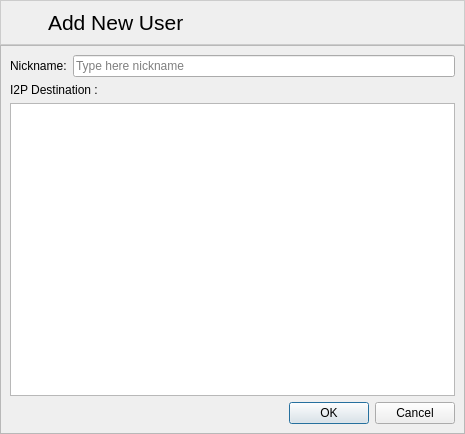
<?xml version="1.0" encoding="UTF-8"?>
<ui version="4.0">
<class>NewUserWindow</class>
 <widget class="QDialog" name="NewUserWindow">
   <property name="geometry">
    <rect>
     <x>0</x>
     <y>0</y>
     <width>465</width>
     <height>434</height>
   </rect>
  </property>
  <property name="windowTitle">
   <string>Add new User</string>
  </property>
  <property name="windowIcon">
   <iconset resource="resourcen.qrc">
    <normaloff>:/icons/add_user.svg</normaloff>:/icons/add_user.svg</iconset>
  </property>
  <property name="locale">
   <locale language="English" country="UnitedStates"/>
  </property>
  <layout class="QGridLayout" name="gridLayout_2">
   <property name="leftMargin">
    <number>0</number>
   </property>
   <property name="topMargin">
    <number>0</number>
   </property>
   <property name="rightMargin">
    <number>0</number>
   </property>
   <property name="bottomMargin">
    <number>0</number>
   </property>
   <property name="horizontalSpacing">
    <number>6</number>
   </property>
   <property name="verticalSpacing">
    <number>0</number>
   </property>
   <item row="0" column="0">
    <widget class="QFrame" name="frame">
     <property name="styleSheet">
      <string notr="true">QFrame#frame{background-color: qlineargradient(x1:0, y1:0, x2:0, y2:1, 
stop:0 #FEFEFE, stop:1 #E8E8E8);
border: 1px solid #CCCCCC;}</string>
     </property>
     <property name="frameShape">
      <enum>QFrame::StyledPanel</enum>
     </property>
     <layout class="QHBoxLayout" name="horizontalLayout">
      <item>
       <widget class="QLabel" name="label_3">
        <property name="minimumSize">
         <size>
          <width>0</width>
          <height>0</height>
         </size>
        </property>
        <property name="maximumSize">
         <size>
          <width>32</width>
          <height>32</height>
         </size>
        </property>
        <property name="midLineWidth">
         <number>0</number>
        </property>
        <property name="text">
         <string/>
        </property>
        <property name="pixmap">
         <pixmap resource="resourcen.qrc">:/icons/add_user.svg</pixmap>
        </property>
        <property name="scaledContents">
         <bool>true</bool>
        </property>
       </widget>
      </item>
      <item>
       <widget class="QLabel" name="label_4">
        <property name="text">
         <string>&lt;!DOCTYPE HTML PUBLIC &quot;-//W3C//DTD HTML 4.0//EN&quot; &quot;http://www.w3.org/TR/REC-html40/strict.dtd&quot;&gt;
&lt;html&gt;&lt;head&gt;&lt;meta name=&quot;qrichtext&quot; content=&quot;1&quot; /&gt;&lt;style type=&quot;text/css&quot;&gt;
p, li { white-space: pre-wrap; }
&lt;/style&gt;&lt;/head&gt;&lt;body style=&quot; font-family:'Sans Serif'; font-size:9pt; font-weight:400; font-style:normal;&quot;&gt;
&lt;p style=&quot; margin-top:12px; margin-bottom:12px; margin-left:0px; margin-right:0px; -qt-block-indent:0; text-indent:0px; font-size:8pt;&quot;&gt;&lt;span style=&quot; font-size:16pt;&quot;&gt;Add New User&lt;/span&gt;&lt;/p&gt;&lt;/body&gt;&lt;/html&gt;</string>
        </property>
       </widget>
      </item>
     </layout>
    </widget>
   </item>
   <item row="1" column="0">
    <widget class="QFrame" name="frame_2">
     <property name="frameShape">
      <enum>QFrame::StyledPanel</enum>
     </property>
     <property name="frameShadow">
      <enum>QFrame::Raised</enum>
     </property>
     <layout class="QGridLayout" name="gridLayout">
      <item row="0" column="0" colspan="2">
       <layout class="QGridLayout">
        <property name="leftMargin">
         <number>0</number>
        </property>
        <property name="topMargin">
         <number>0</number>
        </property>
        <property name="rightMargin">
         <number>0</number>
        </property>
        <property name="bottomMargin">
         <number>0</number>
        </property>
        <property name="spacing">
         <number>6</number>
        </property>
        <item row="0" column="0">
         <layout class="QHBoxLayout">
          <property name="spacing">
           <number>6</number>
          </property>
          <property name="leftMargin">
           <number>0</number>
          </property>
          <property name="topMargin">
           <number>0</number>
          </property>
          <property name="rightMargin">
           <number>0</number>
          </property>
          <property name="bottomMargin">
           <number>0</number>
          </property>
          <item>
           <widget class="QLabel" name="label">
            <property name="text">
             <string>Nickname:</string>
            </property>
           </widget>
          </item>
          <item>
           <widget class="QLineEdit" name="lineEdit">
            <property name="placeholderText">
             <string>Type here nickname</string>
            </property>
           </widget>
          </item>
         </layout>
        </item>
        <item row="1" column="0">
         <widget class="QLabel" name="label_2">
          <property name="text">
           <string>I2P Destination :</string>
          </property>
         </widget>
        </item>
        <item row="2" column="0">
         <widget class="QTextEdit" name="textEdit"/>
        </item>
       </layout>
      </item>
      <item row="1" column="0">
       <spacer name="horizontalSpacer">
        <property name="orientation">
         <enum>Qt::Horizontal</enum>
        </property>
        <property name="sizeHint" stdset="0">
         <size>
          <width>238</width>
          <height>17</height>
         </size>
        </property>
       </spacer>
      </item>
      <item row="1" column="1">
       <widget class="QDialogButtonBox" name="buttonBox">
        <property name="orientation">
         <enum>Qt::Horizontal</enum>
        </property>
        <property name="standardButtons">
         <set>QDialogButtonBox::Cancel|QDialogButtonBox::Ok</set>
        </property>
       </widget>
      </item>
     </layout>
    </widget>
   </item>
  </layout>
 </widget>
 <resources>
  <include location="resourcen.qrc"/>
 </resources>
 <connections>
  <connection>
   <sender>buttonBox</sender>
   <signal>accepted()</signal>
   <receiver>NewUserWindow</receiver>
   <slot>accept()</slot>
   <hints>
    <hint type="sourcelabel">
     <x>248</x>
     <y>254</y>
    </hint>
    <hint type="destinationlabel">
     <x>157</x>
     <y>274</y>
    </hint>
   </hints>
  </connection>
  <connection>
   <sender>buttonBox</sender>
   <signal>rejected()</signal>
   <receiver>NewUserWindow</receiver>
   <slot>reject()</slot>
   <hints>
    <hint type="sourcelabel">
     <x>316</x>
     <y>260</y>
    </hint>
    <hint type="destinationlabel">
     <x>286</x>
     <y>274</y>
    </hint>
   </hints>
  </connection>
 </connections>
</ui>
